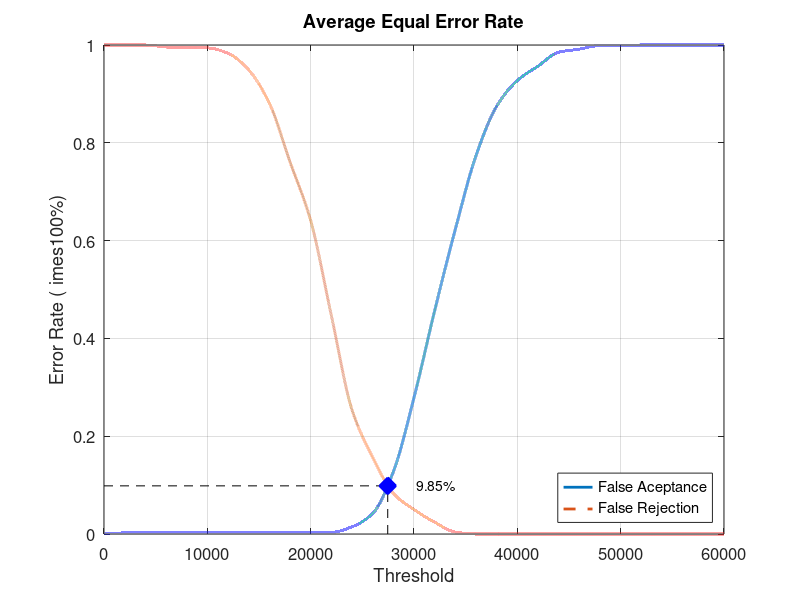
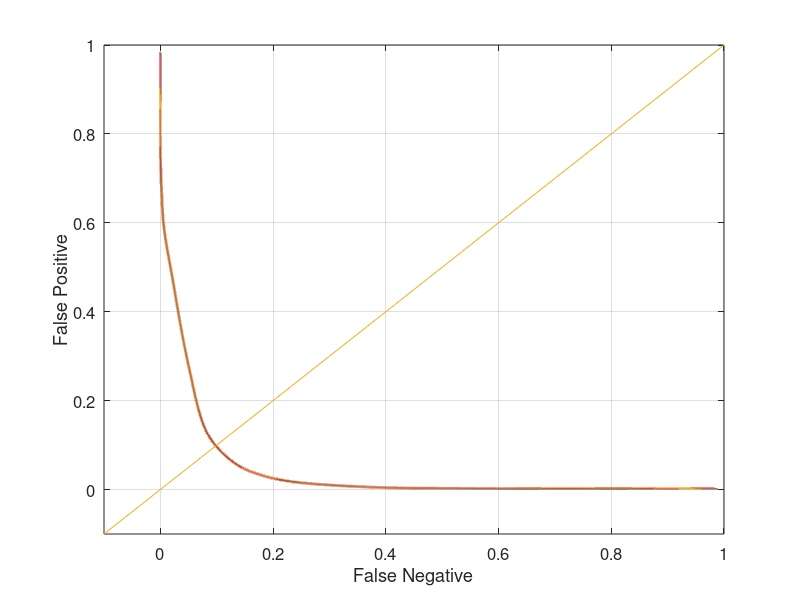

Reproduce these figures in MATLAB, in order.
close all;
clear;
clc;
x = 0:2000:60000;
xq = 0:0.5:60000;

y0 = [0 0.00210526 0.00210526 0.00210526 0.00210526 0.00210526 0.00210526 0.00210526 0.00210526 0.00210526 0.00210526 0.0031579 0.0147368 0.0421053 0.127368 0.278947 0.456842 0.623158 0.773684 0.874737 0.927368 0.956842 0.985263 0.991579 0.998947 0.998947 1 1 1 1 1]
yy0 = interp1(x, y0, xq, 'pchip');
y1 = [1 1 1 0.996 0.994 0.994 0.983 0.949 0.881 0.761 0.641 0.447 0.254 0.157 0.083 0.05 0.024 0.004 0 0 0 0 0 0 0 0 0 0 0 0 0]
yy1 = interp1(x, y1, xq, 'pchip');

% Calculating EER: 
y2 = abs(y0 - y1);
find(y2 == min(y2))
yy2 = abs(yy0 - yy1);
xEER = find(yy2 == min(yy2));
xEERIndex = xq(xEER) % X-axis EER
yEER = yy0(xEER) % Y-axis EER

main = figure
plot(xq, yy0,'-','LineWidth', 2);	hold on
plot(xq, yy1,'--','LineWidth', 2);	hold on
plot([xEERIndex xEERIndex], [0 yEER], 'k--');	hold on
plot([0 xEERIndex], [yEER yEER], 'k--');	hold on
plot(xEERIndex, yEER, 'bx', 'LineWidth', 10);	hold on
text(xEERIndex + 10 * xEERIndex / 100, yEER, [num2str(round((10000 * yEER)) / 100) '%'])
legend('False Aceptance', 'False Rejection', 'Location', 'SouthEast')
xlabel('Threshold')
ylabel('Error Rate (	imes100%)')
title('Average Equal Error Rate')
set(gca, 'FontSize', 12)
axis([0 60000 0 1])
grid on

print(main, 'Database2AverageMain', '-dpng');
FNRxFPR = figure('Color', [1 1 1]);
plot(yy1, yy0, '-', yy1, yy0, 'LineWidth', 2);
hold on
y = -0.1:0.1:1
plot(y, y); 
set(gca, 'FontSize', 12)
xlabel('False Negative')
ylabel('False Positive')
axis([-0.1 1 -0.1 1])
set(gca, 'FontSize', 12)
grid on

print(FNRxFPR, 'Database2AverageFNRxFPR','-dpng');
